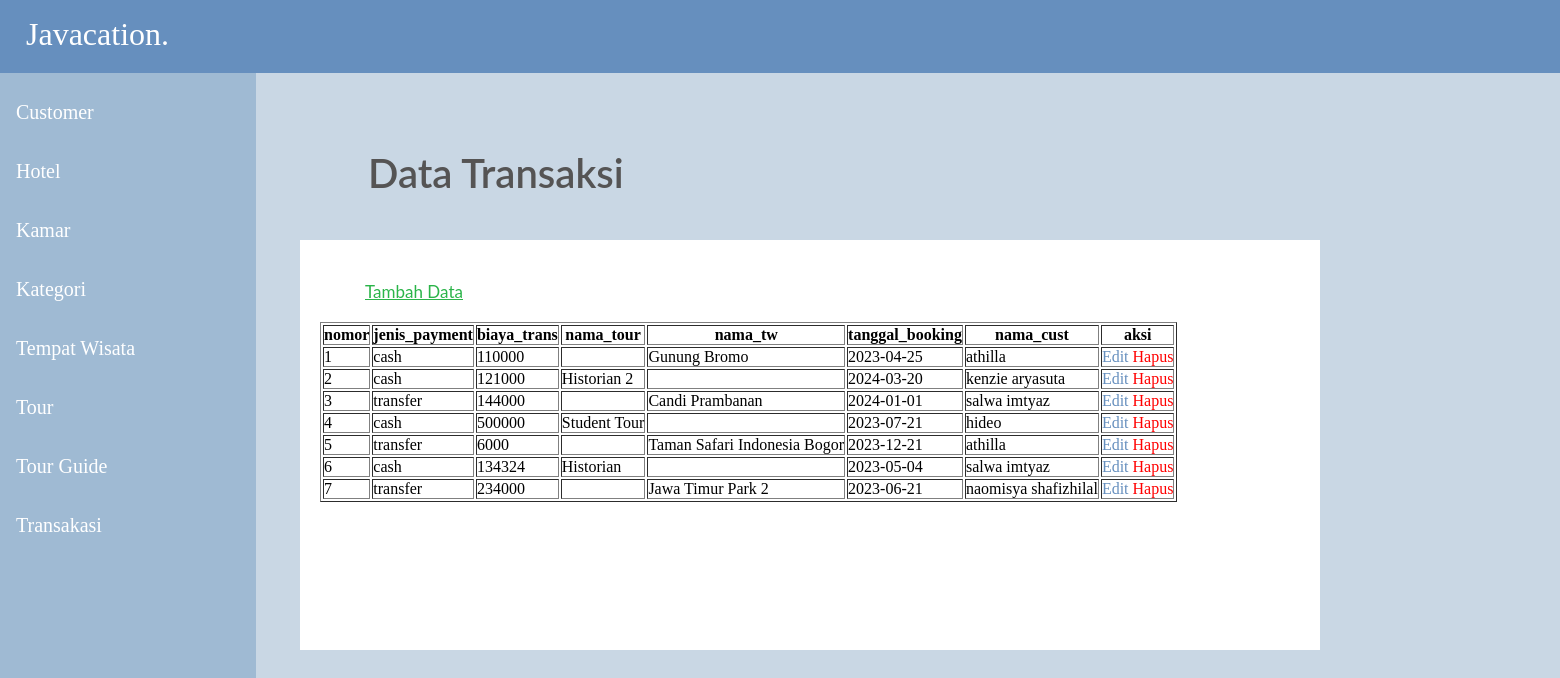
The page /admin/transaksi.php on the database its author committed.
### tables this page shows
CREATE TABLE `transaksi` (
  `id_trans` int(50) NOT NULL,
  `jenis_payment` varchar(255) NOT NULL,
  `biaya_trans` int(11) NOT NULL,
  `id_tour` int(50) DEFAULT NULL,
  `id_tw` int(50) DEFAULT NULL,
  `tanggal_booking` date NOT NULL,
  `id` int(50) NOT NULL
);

CREATE TABLE `tempat_wisata` (
  `id_tw` int(50) NOT NULL,
  `nama_tw` varchar(255) NOT NULL,
  `harga_masuk` int(11) NOT NULL,
  `foto` varchar(50) NOT NULL,
  `alamat` varchar(255) NOT NULL,
  `jumlah_tiket` int(11) NOT NULL,
  `id_kat` int(50) NOT NULL
);

CREATE TABLE `customer` (
  `nama_cust` varchar(255) NOT NULL,
  `alamat_cust` varchar(255) NOT NULL,
  `username` varchar(255) NOT NULL,
  `password` varchar(50) NOT NULL,
  `id` int(50) NOT NULL,
  `no_ktp` varchar(50) NOT NULL,
  `kategori` varchar(50) DEFAULT NULL
);

CREATE TABLE `tour` (
  `id_tour` int(50) NOT NULL,
  `nama_tour` varchar(255) NOT NULL,
  `jenis_paket` varchar(255) NOT NULL,
  `daerah` varchar(255) NOT NULL,
  `harga_tour` int(11) NOT NULL,
  `foto` varchar(255) NOT NULL,
  `id_tg` int(50) NOT NULL,
  `id_tw` int(50) NOT NULL,
  `id` int(50) NOT NULL,
  `id_htl` int(11) NOT NULL,
  `id_kmr` int(11) NOT NULL
);

### admin/transaksi.php (the view, shortened to what this page needs)
<!DOCTYPE html>
<html lang="en">
<head>
    <link rel="stylesheet" href="style6.css">
</head>
<body>
<div class="transaksi">
                    <div class="logo"><a href='customer.php'>Javacation.</a></div>
    <ul>
    <li><a href="customer.php">Customer</a></li>
    <li><a href="hotel.php">Hotel</a></li>
    <li><a href="kamar.php">Kamar</a></li>
    <li><a href="kategori.php">Kategori</a></li>
    <li><a href="tempat_wisata.php">Tempat Wisata</a></li>
    <li><a href="tour.php">Tour</a></li>
    <li><a href="tour_guide.php">Tour Guide</a></li>
    <li><a href="transaksi.php">Transakasi</a></li>
    </ul>
        <h3>Data Transaksi</h3>
        <div class="table-transaksi">
        <table border="1">
            <tr>
                <th>nomor</th>
                <th>jenis_payment</th>
                <th>biaya_trans</th>
                <th>nama_tour</th>
                <th>nama_tw</th>
                <th>tanggal_booking</th>
                <th>nama_cust</th>
                <th>aksi</th>
            </tr>
            <p><a href="add_transaksi.php">Tambah Data</a></p>
            </div>
            <?php
            $host = new mysqli("localhost","root","","pariwisata");
            $query_mysql = mysqli_query($host,"SELECT transaksi.id_trans, transaksi.jenis_payment, transaksi.biaya_trans, tour.nama_tour, tempat_wisata.nama_tw, transaksi.tanggal_booking, customer.nama_cust FROM transaksi LEFT JOIN tour ON tour.id_tour=transaksi.id_tour LEFT JOIN tempat_wisata ON tempat_wisata.id_tw=transaksi.id_tw LEFT JOIN customer ON customer.id=transaksi.id;") or die(mysqli_error($host));
            $nomor=1;
            while($data = mysqli_fetch_array($query_mysql)){
            ?>
            <tr>
                <td><?php echo $nomor++; ?></td>
                <td><?php echo $data['jenis_payment']; ?></td>
                <td><?php echo $data['biaya_trans']; ?></td>
                <td><?php echo $data['nama_tour']; ?></td>
                <td><?php echo $data['nama_tw']; ?></td>
                <td><?php echo $data['tanggal_booking']; ?></td>
                <td><?php echo $data['nama_cust']; ?></td>
                <td>
                    <a href="edit-transaksi.php?edit=<?php echo $data['id_trans']; ?>" class="edit">Edit</a>
                    <a href="delete-transaksi.php?hapus=<?php echo $data['id_trans']; ?>" class="delete"
                    onclick="return confirm('Yakin Ingin Menghapus?')">Hapus</a>
                </td>
            </tr>
            <?php } ?>
        </div>
        </body>
</html>

### admin/style6.css (style rules this page uses)
* { padding: 0; margin: 0; }
.logo { position: absolute; width: 1639px; height: 73px; left: 0px; top: 0px; background: #668FBE; }
.logo a { position: absolute; width: 168px; height: 43px; left: 26px; top: 13px; text-decoration: none; font-family: 'Prata'; font-style: normal; font-weight: 400; font-size: 32px; line-height: 43px; color: #FFFFFF; }
body { position: relative; width: 1280px; height: 832px; background: #C9D7E4; }
ul { list-style-type: none; margin-top: 73px; padding: 0; width: 20%; background-color: #9FBAD3; position: absolute; height: 3000px; overflow: auto; }
li a { margin-top: 20px; display: block; color: #FFFFFF; padding: 8px 16px; text-decoration: none; font-family: 'Andika'; font-style: normal; font-weight: 400; font-size: 20px; }
h3 { position: absolute; width: 393px; height: 48px; left: 368px; top: 149px; font-family: 'Lato', sans-serif; font-style: normal; font-weight: 600; font-size: 40px; color: #555454; color: #555454; }
.edit { text-decoration: none; color: #668FBE; }
.delete { text-decoration: none; color: #FF0000; }
.table-transaksi { position: relative; width: 1000px; height: 410px; left: 300px; top: 240px; padding-left: 20px; background: #FFFFFF; }
.table-transaksi p { position: relative; width: 400px; height: 42px; left: 45px; top: 40px; font-family: 'Lato',sans-serif; font-style: normal; font-weight: 400; font-size: 17px; line-height: 24px; padding-bottom: 40px; text-decoration-line: underline; color: #2BB449; }
.table-transaksi p a { color: #2BB449; }

### rows shown on the page
transaksi: jenis_payment "cash", biaya_trans "110000", id_tw.nama_tw "Gunung Bromo", tanggal_booking "2023-04-25", id.nama_cust "athilla"
transaksi: jenis_payment "cash", biaya_trans "121000", id_tour.nama_tour "Historian 2", tanggal_booking "2024-03-20", id.nama_cust "kenzie aryasuta"
transaksi: jenis_payment "transfer", biaya_trans "144000", id_tw.nama_tw "Candi Prambanan", tanggal_booking "2024-01-01", id.nama_cust "salwa imtyaz"
transaksi: jenis_payment "cash", biaya_trans "500000", id_tour.nama_tour "Student Tour", tanggal_booking "2023-07-21", id.nama_cust "hideo"
transaksi: jenis_payment "transfer", biaya_trans "6000", id_tw.nama_tw "Taman Safari Indonesia Bogor", tanggal_booking "2023-12-21", id.nama_cust "athilla"
transaksi: jenis_payment "cash", biaya_trans "134324", id_tour.nama_tour "Historian", tanggal_booking "2023-05-04", id.nama_cust "salwa imtyaz"
transaksi: jenis_payment "transfer", biaya_trans "234000", id_tw.nama_tw "Jawa Timur Park 2", tanggal_booking "2023-06-21", id.nama_cust "naomisya shafizhilal"
